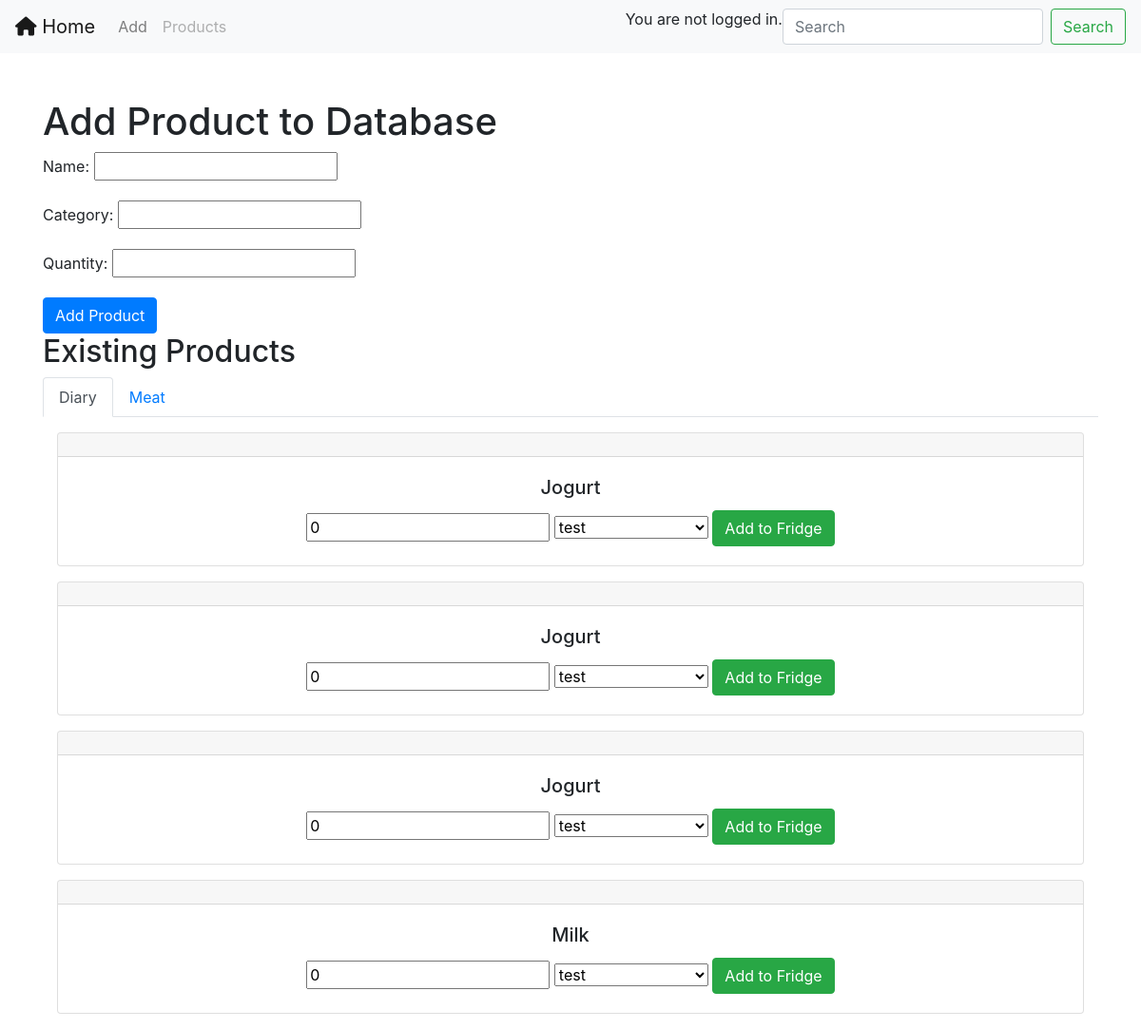
/products_manage/, run on the app's committed database.
### main/models.py (models this page shows, shortened)
class AbstractProduct(models.Model):
    name = models.CharField(max_length=100)
    category = models.CharField(max_length=50)
    expiration_date = models.DateField()
    class Meta:
        abstract = True

class Product(AbstractProduct):
    quantity = models.PositiveIntegerField()
    expiration_date = models.DateField(null=True, blank=True)

### main/views.py (the view)
# urls.py: path('products_manage/', products_manage, name='products_manage'),
def products_manage(request):
    form = ProductManageForm()
    fridges = Fridge.objects.all()
    if request.method == 'POST':
        form = ProductManageForm(request.POST)
        if form.is_valid():
            form.save()
            return redirect('main:products_manage')
    existing_products = Product.objects.all()
    categories = existing_products.values_list('category', flat=True).distinct()
    products_by_category = {}
    for category in categories:
        products_by_category[category] = existing_products.filter(category=category)
    context = {
        'form': form,
        'categories': categories,
        'products_by_category': products_by_category,
        'fridges': fridges,
    }
    return render(request, 'main/products_manage.html', context)

### main/forms.py
class ProductManageForm(forms.ModelForm):
    class Meta:
        model = Product
        fields = ['name', 'category','quantity']  # Exclude 'quantity' from the form fields

### main/templates/main/products_manage.html (shortened to what this page needs)
{% extends "main/base.html" %}
{% block content %}
    <div class="container mt-5">
        <h1>Add Product to Database</h1>
        <form method="post" action="{% url 'main:products_manage' %}">
            {{ form.as_p }}
            <button type="submit" class="btn btn-primary">Add Product</button>
        </form>
        <h2>Existing Products</h2>
        {% if categories %}
            <ul class="nav nav-tabs">
                {% for category in categories %}
                    <li class="nav-item">
                        <a class="nav-link{% if forloop.first %} active{% endif %}" id="{{ category }}-tab" data-toggle="tab" href="#{{ category }}">{{ category }}</a>
                    </li>
                {% endfor %}
            </ul>
            <div class="tab-content">
                {% for category, products in products_by_category.items %}
                <div class="tab-pane fade{% if forloop.first %} show active{% endif %}" id="{{ category }}">
                    <div class="card-deck">
                        <div class="container mt-3">
                        <div class="row">
                            {% for product in products %}
                            <div class="col-md-12">
                                <div class="card text-center mb-3">
                                    <div class="card-header">
                                    </div>
                                    <div class="card-body">
                                        <h5 class="card-title">{{ product.name }}</h5>
                                        <form method="post" action="{% url 'main:add_to_fridge' product.id %}" class="add-to-fridge-form">
                                            <input type="number" name="quantity" value="0" min="0">
                                            <select name="fridge">
                                                {% for fridge in fridges %}
                                                    <option value="{{ fridge.id }}">{{ fridge.name }}</option>
                                                {% endfor %}
                                            </select>
                                            <button type="button" class="btn btn-success add-to-fridge-btn">Add to Fridge</button>
                                        </form>
                                    </div>
                                </div>
                            </div>
                        {% endfor %}
                        </div>
                    </div>
                    </div>
                </div>
            {% endfor %}
            </div>
        {% else %}
            <p>No existing products yet.</p>
        {% endif %}
    </div>
{% endblock %}

### data on the page
Product: name "Jogurt"
Product: name "Jogurt"
Product: name "Jogurt"
Product: name "Milk"

### other printed values
{{ category }} "Diary" "Meat"
form field fridge "test"
